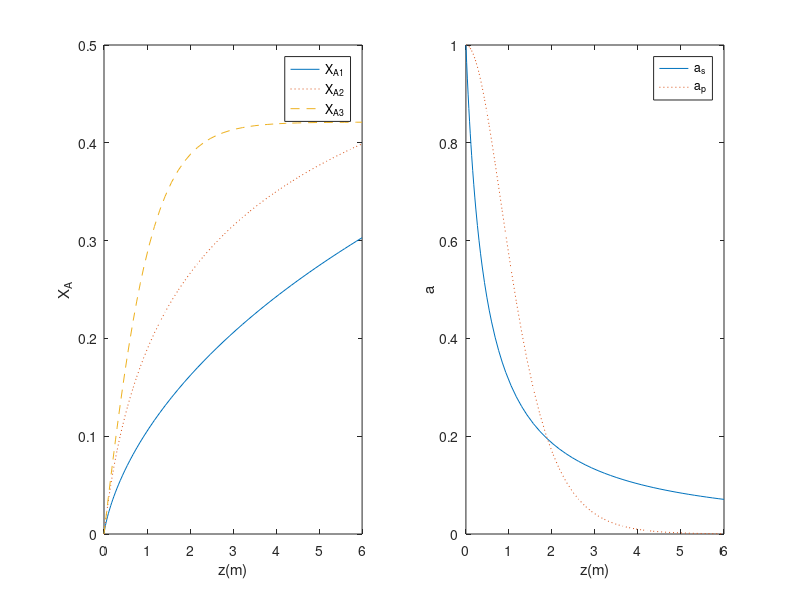

The MATLAB script that drew this image:
% mcatb.m 
% y1=Xa1, y2=Xa2, y3=Xa3, y4=a2, y5=a3 
clear all; 
u=8; Ap=12; k=30; Ka=5; Ca0=0.2; kds=17.5; kdp=140; 
zspan = [0 6]; y0 = [0 0 0 1 1]; 
dydz = @(z,y) [(1/(1+Ap*sqrt(z/u)))*k*Ca0*(1-y(1))/(1+Ka*Ca0*(1-y(1)))/u;                
y(4)*k*Ca0*(1-y(2))/(1+Ka*Ca0*(1-y(2)))/u;                
y(5)*k*Ca0*(1-y(3))/(1+Ka*Ca0*(1-y(3)))/u;                
-kds*y(4)^2/u;                 
-kdp*Ca0*y(3)*y(5)/u]; 
[z,y] = ode45(dydz, zspan, y0); 
subplot(1,2,1), plot(z,y(:,1),'-',z,y(:,2),':',z,y(:,3),'--');  
xlabel('z(m)'), ylabel('X_A'), legend('X_{A1}','X_{A2}','X_{A3}'); 
subplot(1,2,2), plot(z,y(:,4),'-',z,y(:,5),':'), xlabel('z(m)'), ylabel('a'), legend('a_s','a_p'); 
